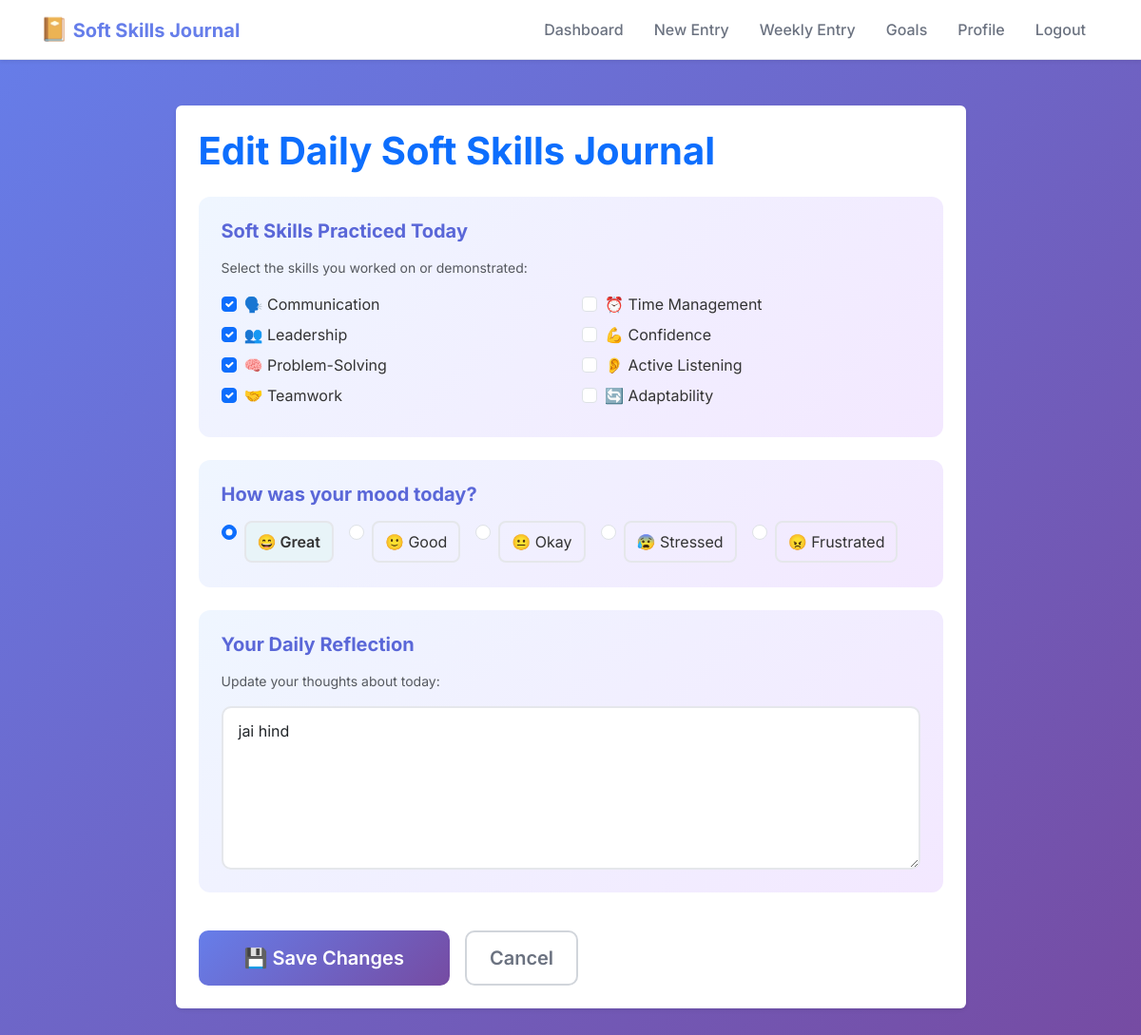
Screenshot of /edit-entry/2 (signed in) with the database file from the repository.
### tables this page shows
CREATE TABLE entries (
            id INTEGER PRIMARY KEY AUTOINCREMENT,
            user_id INTEGER NOT NULL,
            content TEXT NOT NULL,
            mood TEXT NOT NULL,
            skills TEXT,
            created_at TIMESTAMP DEFAULT CURRENT_TIMESTAMP,
            FOREIGN KEY (user_id) REFERENCES users (id)
        );

### app.py (the view, shortened to what this page needs)
@app.route('/edit-entry/<int:entry_id>', methods=['GET', 'POST'])
@login_required
def edit_entry(entry_id):
    conn = get_db()
    cursor = conn.cursor()
    cursor.execute('SELECT * FROM entries WHERE id = ? AND user_id = ?', (entry_id, session['user_id']))
    entry = cursor.fetchone()
    if not entry:
        flash('Entry not found or you do not have permission to edit it.', 'danger')
        return redirect(url_for('daily_entries'))
    conn.close()
    return render_template('edit_entry.html', entry=entry)

### app.py (called while the page is built)
def get_db():
    conn = sqlite3.connect(DATABASE)
    conn.row_factory = sqlite3.Row  # This enables column access by name
    return conn

def login_required(f):
    @wraps(f)
    def decorated_function(*args, **kwargs):
        if 'user_id' not in session:
            flash('Please log in to access this page.', 'warning')
            return redirect(url_for('login'))
        return f(*args, **kwargs)
    return decorated_function

### templates/edit_entry.html (shortened to what this page needs)
{% extends "base.html" %}
{% block content %}
<div class="dashboard-container">
    <div class="container py-5">
        <div class="row justify-content-center">
            <div class="col-lg-9">
                <div class="entry-form-card shadow-sm p-4 bg-white rounded">
                    <h1 class="page-title mb-4 text-primary">Edit Daily Soft Skills Journal</h1>
                    <form method="POST" action="{{ url_for('edit_entry', entry_id=entry['id']) }}">
                        <div class="prompts-section mb-4">
                            <h5 class="mb-3"> Soft Skills Practiced Today</h5>
                            <p class="text-muted small mb-3">Select the skills you worked on or demonstrated:</p>
                            <div class="row">
                                <div class="col-md-6">
                                    <div class="form-check mb-2">
                                        <input class="form-check-input" type="checkbox" name="skills" value="Communication" id="skill1" {% if 'Communication' in (entry['skills'] or '') %}checked{% endif %}>
                                        <label class="form-check-label" for="skill1">🗣️ Communication</label>
                                    </div>
                                    <div class="form-check mb-2">
                                        <input class="form-check-input" type="checkbox" name="skills" value="Leadership" id="skill2" {% if 'Leadership' in (entry['skills'] or '') %}checked{% endif %}>
                                        <label class="form-check-label" for="skill2">👥 Leadership</label>
                                    </div>
                                    <div class="form-check mb-2">
                                        <input class="form-check-input" type="checkbox" name="skills" value="Problem-Solving" id="skill3" {% if 'Problem-Solving' in (entry['skills'] or '') %}checked{% endif %}>
                                        <label class="form-check-label" for="skill3">🧠 Problem-Solving</label>
                                    </div>
                                    <div class="form-check mb-2">
                                        <input class="form-check-input" type="checkbox" name="skills" value="Teamwork" id="skill4" {% if 'Teamwork' in (entry['skills'] or '') %}checked{% endif %}>
                                        <label class="form-check-label" for="skill4">🤝 Teamwork</label>
                                    </div>
                                </div>
                                <div class="col-md-6">
                                    <div class="form-check mb-2">
                                        <input class="form-check-input" type="checkbox" name="skills" value="Time Management" id="skill5" {% if 'Time Management' in (entry['skills'] or '') %}checked{% endif %}>
                                        <label class="form-check-label" for="skill5">⏰ Time Management</label>
                                    </div>
                                    <div class="form-check mb-2">
                                        <input class="form-check-input" type="checkbox" name="skills" value="Confidence" id="skill6" {% if 'Confidence' in (entry['skills'] or '') %}checked{% endif %}>
                                        <label class="form-check-label" for="skill6">💪 Confidence</label>
                                    </div>
                                    <div class="form-check mb-2">
                                        <input class="form-check-input" type="checkbox" name="skills" value="Active Listening" id="skill7" {% if 'Active Listening' in (entry['skills'] or '') %}checked{% endif %}>
                                        <label class="form-check-label" for="skill7">👂 Active Listening</label>
                                    </div>
                                    <div class="form-check mb-2">
                                        <input class="form-check-input" type="checkbox" name="skills" value="Adaptability" id="skill8" {% if 'Adaptability' in (entry['skills'] or '') %}checked{% endif %}>
                                        <label class="form-check-label" for="skill8">🔄 Adaptability</label>
                                    </div>
                                </div>
                            </div>
                        </div>
                        <div class="prompts-section mb-4">
                            <h5 class="mb-3"> How was your mood today?</h5>
                            <div class="row">
                                <div class="col-md-12">
                                    <div class="d-flex gap-3 flex-wrap">
                                        <div class="form-check">
                                            <input class="form-check-input mood-radio" type="radio" name="mood" value="Great" id="moodGreat" {% if entry['mood'] == 'Great' %}checked{% endif %}>
                                            <label class="form-check-label mood-label" for="moodGreat">😄 Great</label>
                                        </div>
                                        <div class="form-check">
                                            <input class="form-check-input mood-radio" type="radio" name="mood" value="Good" id="moodGood" {% if entry['mood'] == 'Good' %}checked{% endif %}>
                                            <label class="form-check-label mood-label" for="moodGood">🙂 Good</label>
                                        </div>
                                        <div class="form-check">
                                            <input class="form-check-input mood-radio" type="radio" name="mood" value="Okay" id="moodOkay" {% if entry['mood'] == 'Okay' %}checked{% endif %}>
                                            <label class="form-check-label mood-label" for="moodOkay">😐 Okay</label>
                                        </div>
                                        <div class="form-check">
                                            <input class="form-check-input mood-radio" type="radio" name="mood" value="Stressed" id="moodStressed" {% if entry['mood'] == 'Stressed' %}checked{% endif %}>
                                            <label class="form-check-label mood-label" for="moodStressed">😰 Stressed</label>
                                        </div>
                                        <div class="form-check">
                                            <input class="form-check-input mood-radio" type="radio" name="mood" value="Frustrated" id="moodFrustrated" {% if entry['mood'] == 'Frustrated' %}checked{% endif %}>
                                            <label class="form-check-label mood-label" for="moodFrustrated">😠 Frustrated</label>
                                        </div>
                                    </div>
                                </div>
                            </div>
                        </div>
                        <div class="prompts-section mb-4">
                            <h5 class="mb-3"> Your Daily Reflection</h5>
                            <p class="text-muted small mb-3">Update your thoughts about today:</p>
                            <textarea class="form-control" name="content" rows="6" required>{{ entry['content'] }}</textarea>
                        </div>
                        <div class="d-flex gap-3 pt-3">
                            <button type="submit" class="btn btn-primary btn-lg px-5">💾 Save Changes</button>
                            <a href="{{ url_for('daily_entries') }}" class="btn btn-outline-secondary btn-lg px-4">Cancel</a>
                        </div>
                    </form>
                </div>
            </div>
        </div>
    </div>
</div>
{% endblock %}

### static/style.css (style rules this page uses)
* { margin: 0; padding: 0; box-sizing: border-box; }
body { font-family: 'Inter', sans-serif; background: linear-gradient(135deg, #667eea 0%, #764ba2 100%); min-height: 100vh; color: #333; }
.form-control { padding: 0.75rem 1rem; border-radius: 10px; border: 2px solid #e5e7eb; transition: border-color 0.2s, box-shadow 0.2s; }
.btn-primary { background: linear-gradient(135deg, #667eea 0%, #764ba2 100%); border: none; padding: 0.75rem 1.5rem; border-radius: 10px; font-weight: 600; transition: transform 0.2s, box-shadow 0.2s; }
.btn-outline-secondary { border: 2px solid #d1d5db; color: #6b7280; padding: 0.75rem 1.5rem; border-radius: 10px; font-weight: 600; transition: all 0.2s; }
.dashboard-container { min-height: calc(100vh - 72px); }
.page-title { font-size: 2.5rem; font-weight: 700; color: white; margin-bottom: 0.5rem; }
.entry-form-card { background: white; border-radius: 20px; padding: 2.5rem; box-shadow: 0 10px 30px rgba(0, 0, 0, 0.1); }
.prompts-section { background: linear-gradient(135deg, #eff6ff 0%, #f3e8ff 100%); padding: 1.5rem; border-radius: 12px; }
.prompts-section h5 { color: #5a67d8; font-weight: 700; margin-bottom: 1rem; }
.mood-label { display: flex; flex-direction: column; align-items: center; padding: 1.25rem; border: 2px solid #e5e7eb; border-radius: 12px; transition: all 0.2s; }

### templates/edit_entry.html (style rules this page uses)
.mood-label { cursor: pointer; padding: 8px 12px; border-radius: 8px; transition: background-color 0.2s; }
.mood-radio:checked + .mood-label { background-color: #e8f4f8; font-weight: 600; }

### rows the page displays
entries: skills "☑", mood "☑ 😄 Great", mood "☐ 🙂 Good", mood "☐ 😐 Okay", mood "☐ 😰 Stressed", mood "☐ 😠 Frustrated", content "jai hind"
